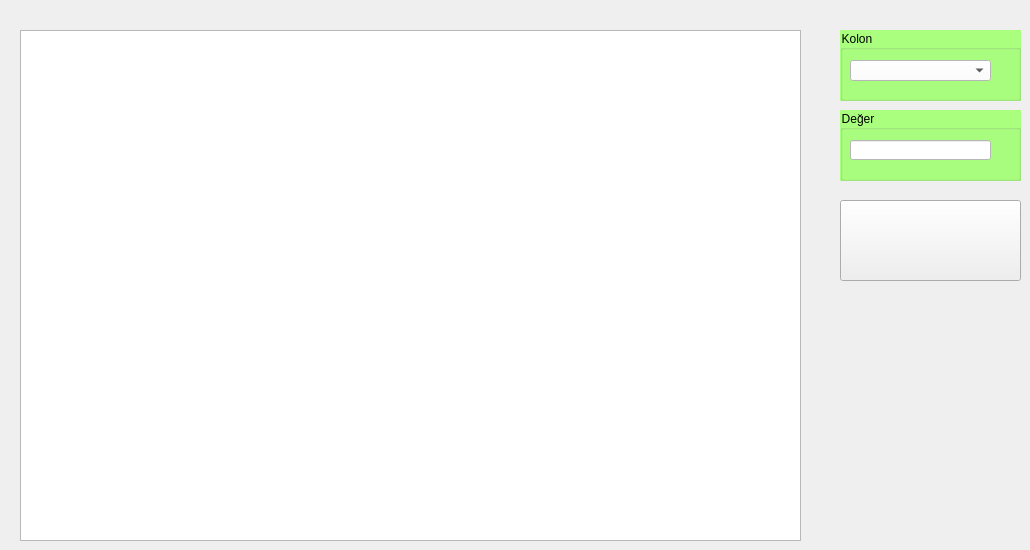
    <widget class="QWidget" name="tab_3">
     <attribute name="icon">
      <iconset resource="a.qrc">
       <normaloff>:/w/video-512.png</normaloff>:/w/video-512.png</iconset>
     </attribute>
     <attribute name="title">
      <string>KAMERALAR</string>
     </attribute>
     <widget class="QTableWidget" name="tableWidget_3">
      <property name="geometry">
       <rect>
        <x>20</x>
        <y>30</y>
        <width>781</width>
        <height>511</height>
       </rect>
      </property>
     </widget>
     <widget class="QGroupBox" name="groupBox_3">
      <property name="geometry">
       <rect>
        <x>840</x>
        <y>30</y>
        <width>181</width>
        <height>71</height>
       </rect>
      </property>
      <property name="styleSheet">
       <string notr="true">font: 12pt &quot;Calibri&quot;;
background-color: rgb(170, 255, 127);</string>
      </property>
      <property name="title">
       <string>Kolon</string>
      </property>
      <widget class="QComboBox" name="comboBox_2">
       <property name="geometry">
        <rect>
         <x>10</x>
         <y>30</y>
         <width>141</width>
         <height>21</height>
        </rect>
       </property>
       <property name="styleSheet">
        <string notr="true">background-color: rgb(255, 255, 255);
font: 12pt &quot;Calibri&quot;;</string>
       </property>
      </widget>
     </widget>
     <widget class="QGroupBox" name="groupBox_5">
      <property name="geometry">
       <rect>
        <x>840</x>
        <y>110</y>
        <width>181</width>
        <height>71</height>
       </rect>
      </property>
      <property name="styleSheet">
       <string notr="true">font: 12pt &quot;Calibri&quot;;
background-color: rgb(170, 255, 127);</string>
      </property>
      <property name="title">
       <string>Değer</string>
      </property>
      <widget class="QLineEdit" name="lineEdit_2">
       <property name="geometry">
        <rect>
         <x>10</x>
         <y>30</y>
         <width>141</width>
         <height>20</height>
        </rect>
       </property>
       <property name="styleSheet">
        <string notr="true">background-color: rgb(255, 255, 255);
font: 12pt &quot;Calibri&quot;;</string>
       </property>
      </widget>
     </widget>
     <widget class="QPushButton" name="btn_kamera_ara">
      <property name="geometry">
       <rect>
        <x>840</x>
        <y>200</y>
        <width>181</width>
        <height>81</height>
       </rect>
      </property>
      <property name="text">
       <string/>
      </property>
      <property name="icon">
       <iconset resource="a.qrc">
        <normaloff>:/w/Database-Search.png</normaloff>:/w/Database-Search.png</iconset>
      </property>
      <property name="iconSize">
       <size>
        <width>52</width>
        <height>52</height>
       </size>
      </property>
     </widget>
    </widget>
